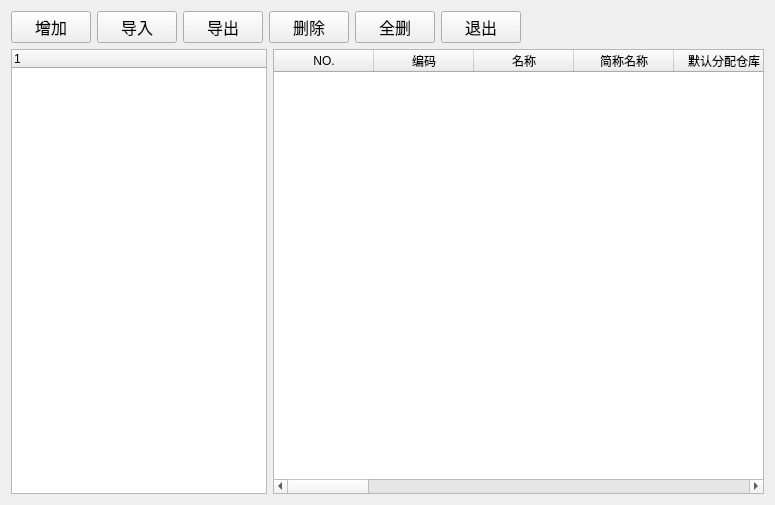
<?xml version="1.0" encoding="UTF-8"?>
<ui version="4.0">
 <class>Drugdictionary</class>
 <widget class="QWidget" name="Drugdictionary">
  <property name="geometry">
   <rect>
    <x>0</x>
    <y>0</y>
    <width>775</width>
    <height>505</height>
   </rect>
  </property>
  <property name="windowTitle">
   <string>药品字典</string>
  </property>
  <layout class="QVBoxLayout" name="verticalLayout_2">
   <item>
    <layout class="QVBoxLayout" name="verticalLayout">
     <item>
      <layout class="QHBoxLayout" name="horizontalLayout_2">
       <item>
        <widget class="QPushButton" name="addButton">
         <property name="sizePolicy">
          <sizepolicy hsizetype="Fixed" vsizetype="Fixed">
           <horstretch>0</horstretch>
           <verstretch>0</verstretch>
          </sizepolicy>
         </property>
         <property name="font">
          <font>
           <family>Agency FB</family>
           <pointsize>12</pointsize>
          </font>
         </property>
         <property name="text">
          <string>增加</string>
         </property>
        </widget>
       </item>
       <item>
        <widget class="QPushButton" name="inputButton">
         <property name="font">
          <font>
           <family>Agency FB</family>
           <pointsize>12</pointsize>
          </font>
         </property>
         <property name="text">
          <string>导入</string>
         </property>
        </widget>
       </item>
       <item>
        <widget class="QPushButton" name="outputButton">
         <property name="font">
          <font>
           <family>Agency FB</family>
           <pointsize>12</pointsize>
          </font>
         </property>
         <property name="text">
          <string>导出</string>
         </property>
        </widget>
       </item>
       <item>
        <widget class="QPushButton" name="deleteButton">
         <property name="sizePolicy">
          <sizepolicy hsizetype="Fixed" vsizetype="Fixed">
           <horstretch>0</horstretch>
           <verstretch>0</verstretch>
          </sizepolicy>
         </property>
         <property name="font">
          <font>
           <family>Agency FB</family>
           <pointsize>12</pointsize>
          </font>
         </property>
         <property name="text">
          <string>删除</string>
         </property>
        </widget>
       </item>
       <item>
        <widget class="QPushButton" name="deleteAllButton">
         <property name="minimumSize">
          <size>
           <width>0</width>
           <height>28</height>
          </size>
         </property>
         <property name="font">
          <font>
           <family>Agency FB</family>
           <pointsize>12</pointsize>
          </font>
         </property>
         <property name="text">
          <string>全删</string>
         </property>
        </widget>
       </item>
       <item>
        <widget class="QPushButton" name="exitButton">
         <property name="sizePolicy">
          <sizepolicy hsizetype="Fixed" vsizetype="Fixed">
           <horstretch>0</horstretch>
           <verstretch>0</verstretch>
          </sizepolicy>
         </property>
         <property name="font">
          <font>
           <family>Agency FB</family>
           <pointsize>12</pointsize>
          </font>
         </property>
         <property name="text">
          <string>退出</string>
         </property>
        </widget>
       </item>
       <item>
        <spacer name="horizontalSpacer_2">
         <property name="orientation">
          <enum>Qt::Horizontal</enum>
         </property>
         <property name="sizeHint" stdset="0">
          <size>
           <width>40</width>
           <height>20</height>
          </size>
         </property>
        </spacer>
       </item>
       <item>
        <widget class="QLabel" name="label">
         <property name="sizePolicy">
          <sizepolicy hsizetype="Expanding" vsizetype="Preferred">
           <horstretch>0</horstretch>
           <verstretch>0</verstretch>
          </sizepolicy>
         </property>
         <property name="text">
          <string/>
         </property>
        </widget>
       </item>
       <item>
        <spacer name="horizontalSpacer">
         <property name="orientation">
          <enum>Qt::Horizontal</enum>
         </property>
         <property name="sizeHint" stdset="0">
          <size>
           <width>40</width>
           <height>20</height>
          </size>
         </property>
        </spacer>
       </item>
      </layout>
     </item>
     <item>
      <layout class="QHBoxLayout" name="horizontalLayout">
       <item>
        <widget class="QTreeWidget" name="treeWidget">
         <property name="sizePolicy">
          <sizepolicy hsizetype="Fixed" vsizetype="Expanding">
           <horstretch>0</horstretch>
           <verstretch>0</verstretch>
          </sizepolicy>
         </property>
         <column>
          <property name="text">
           <string notr="true">1</string>
          </property>
         </column>
        </widget>
       </item>
       <item>
        <widget class="QTableWidget" name="tableWidget">
         <column>
          <property name="text">
           <string>NO.</string>
          </property>
         </column>
         <column>
          <property name="text">
           <string>编码</string>
          </property>
         </column>
         <column>
          <property name="text">
           <string>名称</string>
          </property>
         </column>
         <column>
          <property name="text">
           <string>简称名称</string>
          </property>
         </column>
         <column>
          <property name="text">
           <string>默认分配仓库</string>
          </property>
         </column>
         <column>
          <property name="text">
           <string>规格型号</string>
          </property>
         </column>
         <column>
          <property name="text">
           <string>生产厂商</string>
          </property>
         </column>
         <column>
          <property name="text">
           <string>基本单位</string>
          </property>
         </column>
         <column>
          <property name="text">
           <string>转换倍率</string>
          </property>
         </column>
         <column>
          <property name="text">
           <string>最小单位</string>
          </property>
         </column>
         <column>
          <property name="text">
           <string>加价百分比</string>
          </property>
         </column>
         <column>
          <property name="text">
           <string>门诊收据</string>
          </property>
         </column>
         <column>
          <property name="text">
           <string>住院收据</string>
          </property>
         </column>
         <column>
          <property name="text">
           <string>门诊分类</string>
          </property>
         </column>
         <column>
          <property name="text">
           <string>住院分类</string>
          </property>
         </column>
         <column>
          <property name="text">
           <string>字典分类</string>
          </property>
         </column>
         <column>
          <property name="text">
           <string>门诊单价</string>
          </property>
         </column>
         <column>
          <property name="text">
           <string>门诊批发单价</string>
          </property>
         </column>
         <column>
          <property name="text">
           <string>住院单价</string>
          </property>
         </column>
         <column>
          <property name="text">
           <string>停用标志</string>
          </property>
         </column>
         <column>
          <property name="text">
           <string>部门提成百分比</string>
          </property>
         </column>
         <column>
          <property name="text">
           <string>员工提成百分比</string>
          </property>
         </column>
         <column>
          <property name="text">
           <string>备注信息</string>
          </property>
         </column>
        </widget>
       </item>
      </layout>
     </item>
    </layout>
   </item>
  </layout>
 </widget>
 <layoutdefault spacing="6" margin="11"/>
 <resources/>
 <connections/>
</ui>
